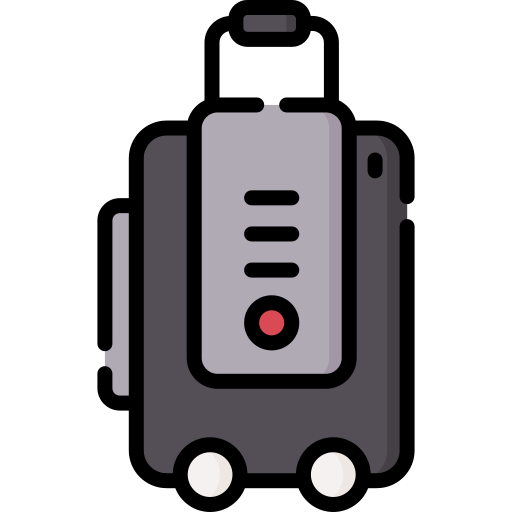
#> input picture Shared/Assets/scaled/robot-suitcase-no-alpha-1024pt-1x.png, 1024 x 1024 px, given in place of suitcase-icon.png, which was not available (shown at 1/2 size)
$ python resize.py
#> lines starting #> are read from the running program, lines starting #| are printed output that depends on the picture; pictures that were not available may be replaced by others from this repository, and a replacement may not be noted
#!/usr/bin/env python3
#-*- coding: utf-8 -*-

from PIL import Image
import os
import PIL
import glob

FILENAME = "suitcase-icon.png"
OUTPUT = "./scaled"

scalesList = [
	(20, [2, 3]),
	(29, [2, 3]),
	(40, [2, 3]),
	(60, [2, 3]),
	(20, [1, 2]),
	(29, [1, 2]),
	(40, [1, 2]),
	(76, [1, 2]),
	(83.5, [2]),
	(1024, [1]),
	(16, [1, 2]),
	(32, [1, 2]),
	(128, [1, 2]),
	(256, [1, 2]),
	(512, [1, 2]),
]

# [9 lines of commented-out code are left out]

image = Image.open(FILENAME)
#> image is the input picture: PIL image 1024x1024 RGB; mean R, G, B 175.4, 173.5, 176.1
filename, ext = os.path.splitext(os.path.split(FILENAME)[1])

for size, scales in scalesList:
	for scale in scales:
		print(f"{size} pt, {scale}x")
		pxSize = int(size*scale)
		resized_image = image.resize((pxSize, pxSize), PIL.Image.NEAREST)
		try:
			resized_image.save(os.path.join(OUTPUT, f"{filename}-{size}pt-{scale}x{ext}"))
		except FileNotFoundError:
			print("Utputt-mappa finst ikkje. Du må opprette ho fyrst.")
			exit(1)
#> this loop made 15 passes
#> pass 1, `resized_image.save(os.path.join(OUTPUT, f"{filename}-{size}pt-{scale}x..`:
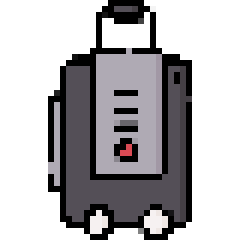
#> saved as suitcase-icon-20pt-2x.png: PIL image 40x40 RGB (shown 6 times larger); mean R, G, B 177.8, 176, 178.5
#> pass 1, `resized_image.save(os.path.join(OUTPUT, f"{filename}-{size}pt-{scale}x..`:
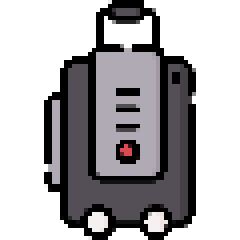
#> saved as suitcase-icon-20pt-3x.png: PIL image 60x60 RGB (shown 4 times larger); mean R, G, B 172.6, 170.8, 173.3
#> pass 2, `resized_image.save(os.path.join(OUTPUT, f"{filename}-{size}pt-{scale}x..`:
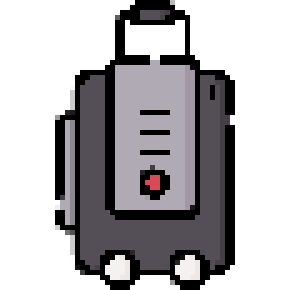
#> saved as suitcase-icon-29pt-2x.png: PIL image 58x58 RGB (shown 5 times larger); mean R, G, B 176.9, 175, 177.6
#> pass 2, `resized_image.save(os.path.join(OUTPUT, f"{filename}-{size}pt-{scale}x..`:
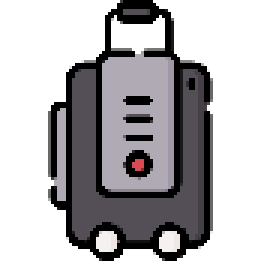
#> saved as suitcase-icon-29pt-3x.png: PIL image 87x87 RGB (shown 3 times larger); mean R, G, B 176, 174.1, 176.7
